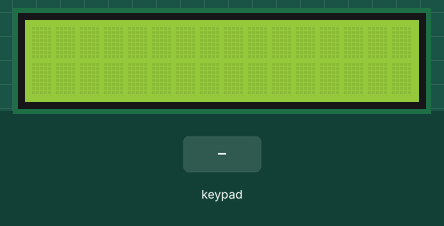
The sketch below on a simulated Arduino Uno, built with avr-gcc and run on an emulated ATmega328P. Parts: 16×2 character LCD. The test bench sets the inputs (shaded band).

Above: at 1.2 s.
1.3 s: keypad keys 9 8 7 6 * pressed 0.4 s apart
At 4.3 s:
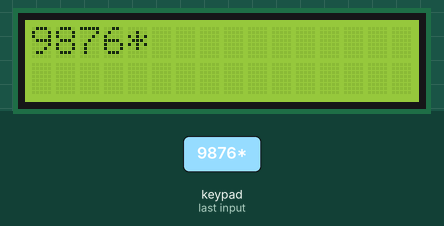
4.8 s: key '+' pressed
At 6.0 s:
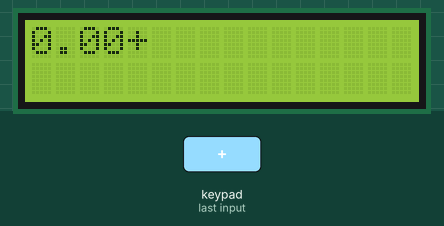
6.3 s: key '/' pressed
At 6.9 s:
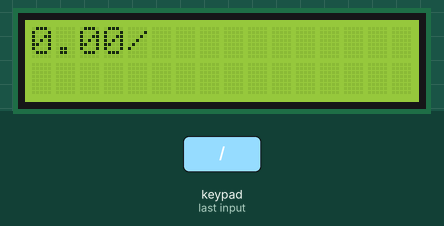
7.8 s: key '-' pressed
At 9.0 s:
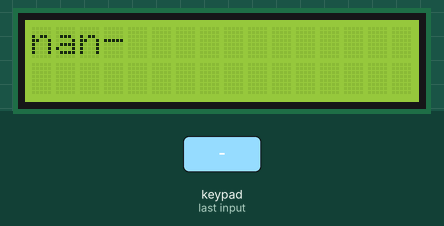
9.3 s: keypad keys 7 + 5 = pressed 0.4 s apart
At 11.3 s:
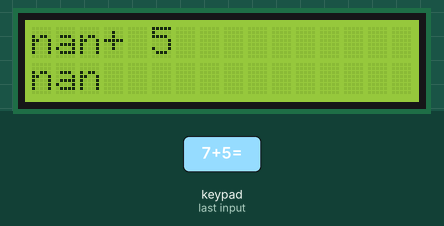
12.4 s: key '*' pressed
At 12.9 s:
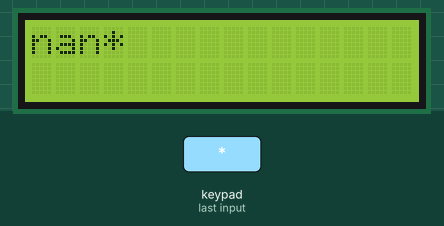
Timing chart, 0 to 14.9 s (numbered marks = the images above; inputs shaded):
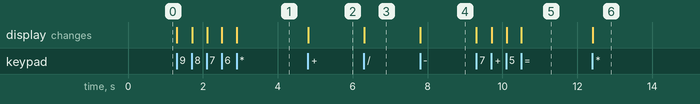

Measured:
- after the input at 1.3 s, the display: first changes at once (image 1 shows a later state)
- after the input at 4.8 s, the display: changes at once (image 2)
- after the input at 6.3 s, the display: changes at once (image 3)
- after the input at 7.8 s, the display: changes at once (image 4)
- after the input at 9.3 s, the display: first changes at once (image 5 shows a later state)
- after the input at 12.4 s, the display: changes at once (image 6)

The sketch:

Calculator.ino
```cpp
#include <Keypad.h>
#include <LiquidCrystal.h>
LiquidCrystal lcd(12, 11, A0, 10, A1, 13);

boolean Actual = false;
boolean final = false;
String num1, num2;
float total;
int movimiento;
char op;
char op2;
boolean funcionActiva;

const byte ROWS = 4; //Numero de filas del teclado que se esta usando
const byte COLS = 4; //Numero de columnas del teclado que se esta usando

char hexaKeys[ROWS][COLS] =  //Aquí pondremos la disposición de los caracteres tal cual están en nuestro teclado
{
  {'1', '2', '3', '+'},
  {'4', '5', '6', '-'},
  {'7', '8', '9', '*'},
  {'C', '0', '=', '/'}
};

byte rowPins[ROWS] = {9, 8, 7, 6}; //Seleccionamos los pines en el arduino donde iran conectadas las filas
byte colPins[COLS] = {5, 4, 3, 2}; //Seleccionamos los pines en el arduino donde iran conectadas las filas

Keypad customKeypad = Keypad(makeKeymap(hexaKeys), rowPins, colPins, ROWS, COLS); //inicializa el teclado

void setup() {
  Serial.begin(9600);
  lcd.begin(16, 2);
}

void loop() {
  char key = customKeypad.getKey();
  if (key != NO_KEY && (key == '1' || key == '2' || key == '3' || key == '4' || key == '5' || key == '6' || key == '7' || key == '8' || key == '9' || key == '0')) {
    if (Actual != true) {
      total = 0;
      lcd.clear();
      num1 = num1 + key;//concatenando
      int numLength = num1.length();//calcula el tamaño de la cadena
      movimiento = numLength;//se usara para saber en que posicion imprimir
      lcd.setCursor(0, 0);
      lcd.print(num1);
      Actual = false;
    }
    else {
      num2 = num2 + key;
      int numLength = num2.length();
      lcd.setCursor(movimiento, 0);
      lcd.print(num2);
      final = true;
    }
  } else if (key != NO_KEY && (key == '+' || key == '-' || key == '*' || key == '/')) {
    if (total != 0 && funcionActiva != true) {
      lcd.clear();
      lcd.setCursor(0, 0);
      lcd.print(total);
      op = key;
      op2 = key;
      lcd.print(op);
      Actual = true;
      num1 = String(total);
      movimiento = num1.length() + 1;
      num2 = "";
      funcionActiva = true;
    } else if (funcionActiva != true) {
      op = key;
      op2 = key;
      lcd.print(op);
      movimiento += 1;
      Actual = true;
      funcionActiva = true;
    } else {
      op = key;
      lcd.clear();
      lcd.setCursor(0, 0);
      if (op2 == '+') {
        total = num1.toFloat() + num2.toFloat();
      } else if (op2 == '-') {
        total = num1.toFloat() - num2.toFloat();
      } else if (op2 == '*') {
        total = num1.toFloat() * num2.toFloat();
      } else if (op2 == '/') {
        total = num1.toFloat() / num2.toFloat();
      }
      op2 = key;
      lcd.setCursor(0, 0);
      lcd.print(total);
      lcd.print(op);
      Actual = true;
      num1 = String(total);
      movimiento = num1.length() + 1;
      num2 = "";
      funcionActiva = true;
    }

  } else if (key != NO_KEY && key == '=') {
    if (op == '+' && num1 != "" && num2 != "") {
      total = num1.toFloat() + num2.toFloat();
    } else if (op == '-' && num1 != "" && num2 != "") {
      total = num1.toFloat() - num2.toFloat();
    } else if (op == '*' && num1 != "" && num2 != "") {
      total = num1.toFloat() * num2.toFloat();
    } else if (op == '/' && num1 != "" && num2 != "") {
      total = num1.toFloat() / num2.toFloat();
    }
    if (num1 != "" && num2 != "") {
      lcd.setCursor(0, 1);
      lcd.print(total);
      Actual = false;
      num1 = "";
      num2 = "";
      funcionActiva = false;
    } else {
      lcd.clear();
      lcd.setCursor(0, 0);
      lcd.print(total);
    }

  } else if (key != NO_KEY && key == 'C') {
    num1 = "";
    num2 = "";
    total = 0;
    lcd.clear();
    lcd.setCursor(0, 0);
  }

}
```
